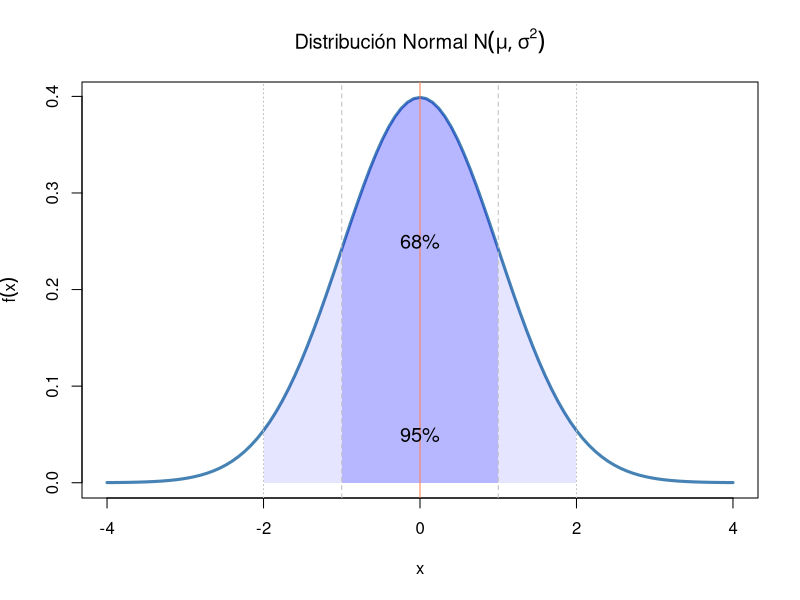
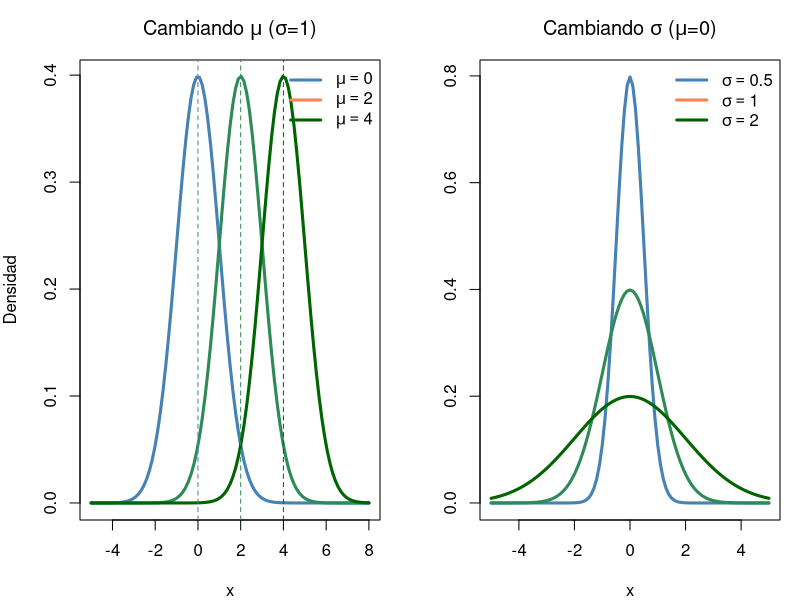
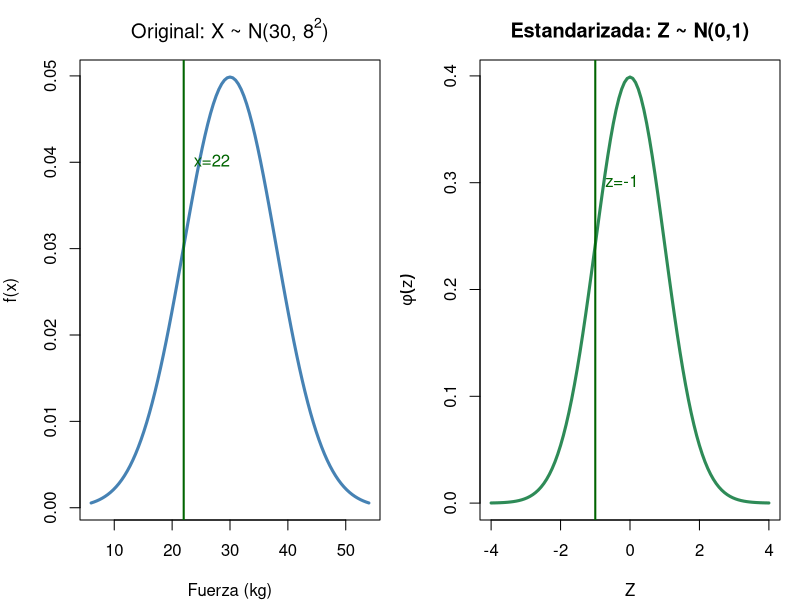
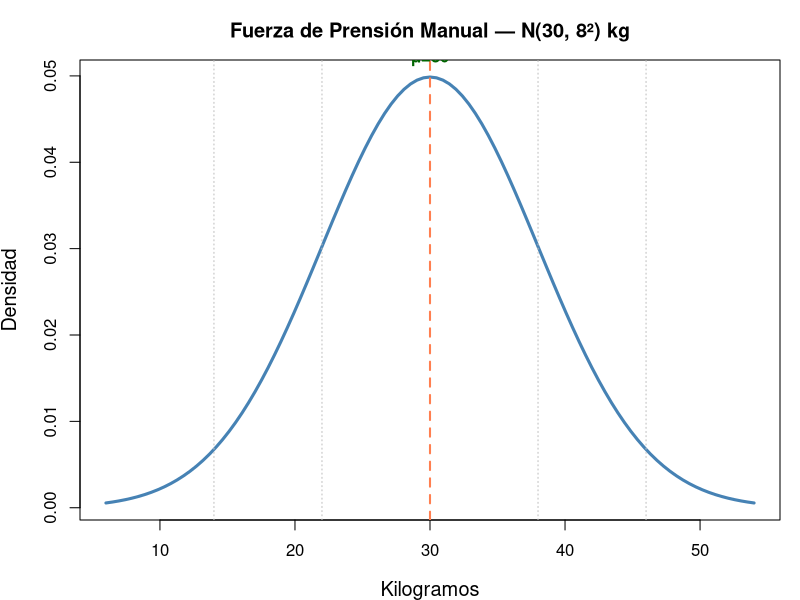
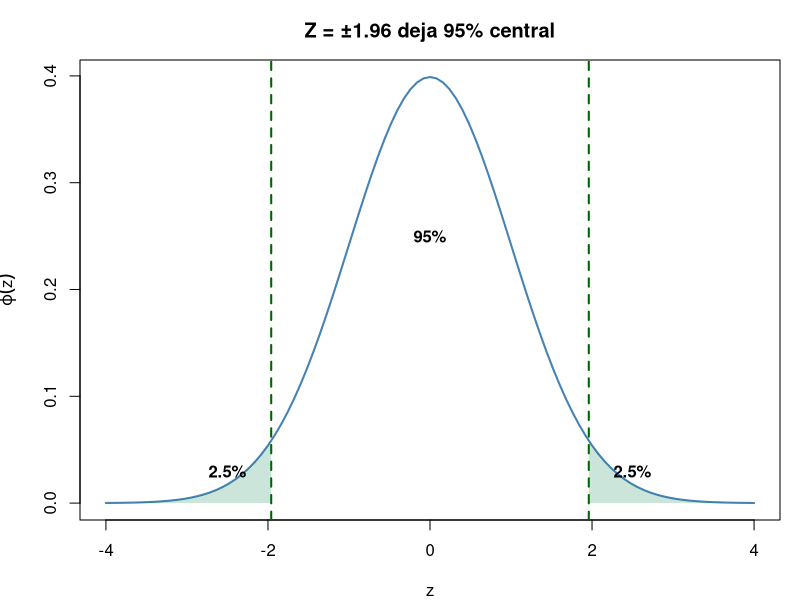
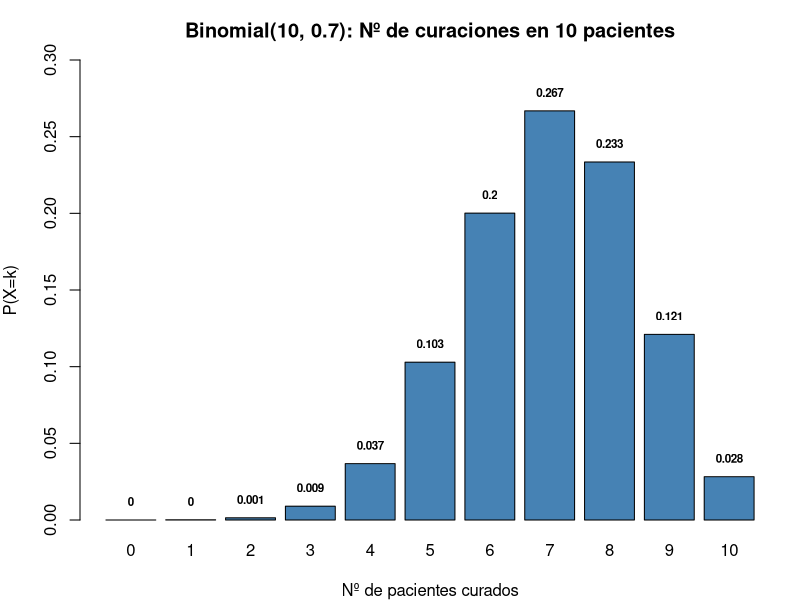
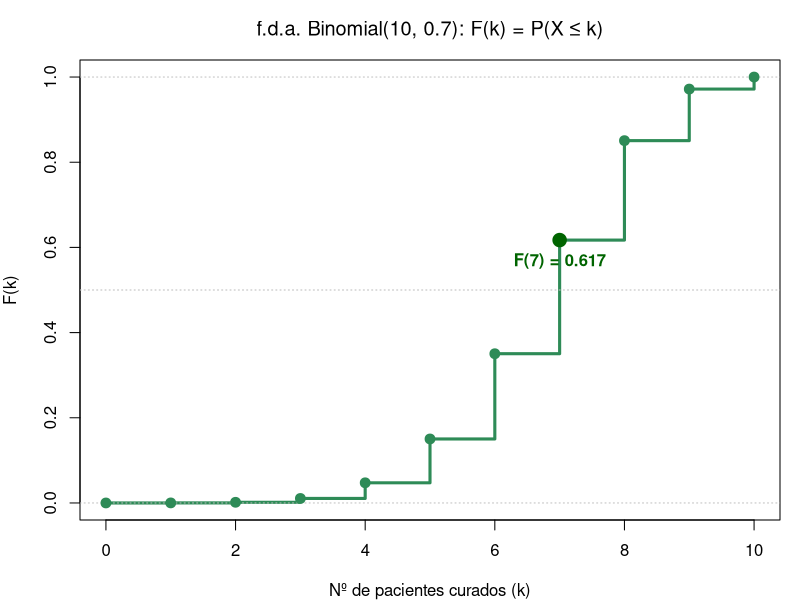
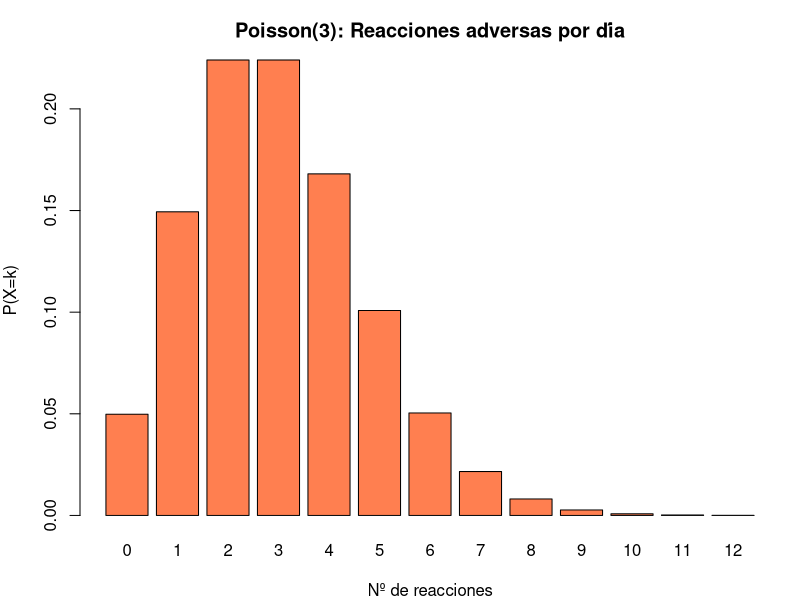

Here is the R script that generated these plots, in order:
## ---- chunk 1
n<-10; p<-0.5; k<-3
# Estas dos expresiones son EXACTAMENTE IGUALES:
pbinom(k, n, p, lower.tail=FALSE)  # P(X > 3)
1 - pbinom(k, n, p)                # 1 - P(X ≤ 3)
## ---- chunk 2
# P(X > 1.96) es IDÉNTICO a:
pnorm(1.96, lower.tail=FALSE)
1 - pnorm(1.96)
## ---- chunk 3
# ¡CUIDADO! P(X > 3) ≠ P(X ≥ 3)
pbinom(3, 10, 0.5, lower.tail=FALSE)  # P(X > 3) = P(X ≥ 4)
1 - pbinom(4-1, 10, 0.5)              # P(X ≥ 4) = 1 - P(X ≤ 3)
## ---- chunk 4
#| fig-height: 5
curve(dnorm(x, 0, 1), -4, 4, lwd=3, col="steelblue",
      main=expression(paste("Distribución Normal ", N(mu, sigma^2))),
      xlab="x", ylab=expression(f(x)))
# μ ± σ (68%)
x1<-seq(-1,1,0.01); polygon(c(x1,rev(x1)),c(dnorm(x1),rep(0,length(x1))),col=rgb(0,0,1,0.2),border=NA)
# μ ± 2σ (95%)
x2<-seq(-2,2,0.01); polygon(c(x2,rev(x2)),c(dnorm(x2),rep(0,length(x2))),col=rgb(0,0,1,0.1),border=NA)
abline(v=c(-2,-1,0,1,2), lty=c(3,2,1,2,3), col=c("grey","grey","coral","grey","grey"))
text(0, 0.25, "68%", cex=1.2); text(0, 0.05, "95%", cex=1.2)
## ---- chunk 5
#| fig-height: 5
par(mfrow=c(1,2), mar=c(4,4,3,1))
# Cambiar μ
curve(dnorm(x, 0, 1), -5, 8, lwd=3, col="steelblue", ylab="Densidad",
      main=expression(paste("Cambiando ", mu, " (", sigma, "=1)")), xlab="x")
curve(dnorm(x, 2, 1), -5, 8, lwd=3, col="seagreen", add=TRUE)
curve(dnorm(x, 4, 1), -5, 8, lwd=3, col="darkgreen", add=TRUE)
abline(v=c(0,2,4), lty=2, col=c("steelblue","seagreen","darkgreen"))
legend("topright", c(expression(mu==0),expression(mu==2),expression(mu==4)),
       col=c("steelblue","coral","darkgreen"), lwd=3, bty="n")
# Cambiar σ
curve(dnorm(x, 0, 0.5), -5, 5, lwd=3, col="steelblue", ylab="",
      main=expression(paste("Cambiando ", sigma, " (", mu, "=0)")), xlab="x")
curve(dnorm(x, 0, 1), -5, 5, lwd=3, col="seagreen", add=TRUE)
curve(dnorm(x, 0, 2), -5, 5, lwd=3, col="darkgreen", add=TRUE)
legend("topright", c(expression(sigma==0.5),expression(sigma==1),expression(sigma==2)),
       col=c("steelblue","coral","darkgreen"), lwd=3, bty="n")
par(mfrow=c(1,1))
## ---- chunk 6
cat("Paciente D: z =", round((150-120)/15,1),
    "→ P(Z > 2) =", round(pnorm(2, lower.tail=FALSE),4),
    "\nPaciente E: z =", round((90-120)/15,1),
    "→ P(Z < -2) =", round(pnorm(-2),4))
## ---- chunk 7
glucemias <- c(90, 100, 120, 140)
z_gluc <- (glucemias - 100) / 10
cat("Z-scores glucemia:", round(z_gluc, 2),
    "\nP(Z > 4) =", round(pnorm(4, lower.tail=FALSE), 6))
## ---- chunk 8
#| fig-height: 5
mu <- 30; sigma <- 8; x_obs <- 22
z_obs <- (x_obs - mu) / sigma

par(mfrow=c(1,2), mar=c(4,4,3,1))
# Escala original X ~ N(30, 8²)
curve(dnorm(x, mu, sigma), mu-24, mu+24, lwd=3, col="steelblue",
      main=expression(paste("Original: X ~ N(30, ", 8^2, ")")),
      xlab="Fuerza (kg)", ylab="f(x)")
abline(v=x_obs, col="darkgreen", lwd=2); text(x_obs, 0.04, "x=22", col="darkgreen", pos=4)

# Escala estandarizada Z ~ N(0,1)
curve(dnorm(x), -4, 4, lwd=3, col="seagreen",
      main="Estandarizada: Z ~ N(0,1)",
      xlab="Z", ylab=expression(phi(z)))
abline(v=z_obs, col="darkgreen", lwd=2); text(z_obs, 0.3, paste0("z=",z_obs), col="darkgreen", pos=4)
par(mfrow=c(1,1))

cat("X =", x_obs, "kg → Z =", round(z_obs,2),
    " P(X <", x_obs,") = P(Z <", round(z_obs,2),") =",
    round(pnorm(x_obs, mu, sigma), 4))
## ---- chunk 9
#| fig-height: 5
mu <- 30; sigma <- 8
curve(dnorm(x, mu, sigma), mu-24, mu+24, col="steelblue", lwd=3,
      main="Fuerza de Prensión Manual — N(30, 8²) kg",
      xlab="Kilogramos", ylab="Densidad", cex.lab=1.2)
abline(v=c(mu-2*sigma, mu-sigma, mu, mu+sigma, mu+2*sigma),
       lty=c(3,3,2,3,3), lwd=c(1,1,2,1,1), col=c("grey","grey","coral","grey","grey"))
text(mu, 0.052, "μ=30", col="darkgreen", font=2)
## ---- chunk 10
cat("P(X<22) =", round(pnorm(22, mu, sigma),3),
    "\nP(22<X<38) =", round(pnorm(38,mu,sigma)-pnorm(22,mu,sigma),3))
## ---- chunk 11
#| fig-height: 5
curve(dnorm(x), -4, 4, col="steelblue", lwd=2,
      main="Z = ±1.96 deja 95% central",
      xlab="z", ylab=expression(varphi(z)))
abline(v=c(-1.96, 1.96), col="darkgreen", lty=2, lwd=2)
xr <- seq(1.96, 4, 0.01); yr <- dnorm(xr)
polygon(c(xr, rev(xr)), c(yr, rep(0,length(yr))), col=rgb(0,0.5,0.3,0.2), border=NA)
xl <- seq(-4, -1.96, 0.01); yl <- dnorm(xl)
polygon(c(xl, rev(xl)), c(yl, rep(0,length(yl))), col=rgb(0,0.5,0.3,0.2), border=NA)
text(c(-2.5, 0, 2.5), c(0.03, 0.25, 0.03), c("2.5%","95%","2.5%"), font=2)
## ---- chunk 12
cat("Z para IC 95%:", round(qnorm(0.975), 3),
    "\nZ para IC 99%:", round(qnorm(0.995), 3))
## ---- chunk 13
#| fig-height: 5
n <- 10; p <- 0.7; k <- 0:n
bp <- barplot(dbinom(k, n, p), names.arg=k, col="steelblue",
        main="Binomial(10, 0.7): Nº de curaciones en 10 pacientes",
        xlab="Nº de pacientes curados", ylab="P(X=k)", ylim=c(0,0.3))
text(bp, dbinom(k,n,p)+0.012, round(dbinom(k,n,p),3), cex=0.7, font=2)
## ---- chunk 14
cat("Manual:", round(120*0.7^7*0.3^3,3),
    "\ndbinom:", round(dbinom(7,10,0.7),3))
## ---- chunk 15
#| fig-height: 5
n <- 10; p <- 0.7; k <- 0:n
Fx <- pbinom(k, n, p)
plot(k, Fx, type="s", lwd=3, col="seagreen",
     main=expression(paste("f.d.a. Binomial(10, 0.7): F(k) = P(X ≤ k)")),
     xlab="Nº de pacientes curados (k)", ylab="F(k)", ylim=c(0,1))
abline(h=c(0,0.5,1), lty=3, col="grey"); points(k, Fx, pch=19, col="seagreen", cex=1.3)
# Marcar F(7)
points(7, Fx[8], pch=19, col="darkgreen", cex=1.8)
text(7, Fx[8]-0.05, paste0("F(7) = ", round(Fx[8],3)), col="darkgreen", font=2)
## ---- chunk 16
n <- 10; p <- 0.7
cat("P(X ≤ 7) =", round(pbinom(7,n,p), 4),
    "\nP(X < 7)  = P(X ≤ 6) =", round(pbinom(6,n,p), 4), "  ← ¡diferente!",
    "\nP(X ≥ 7)  =", round(1-pbinom(6,n,p), 4),
    "\nP(X > 7)  =", round(1-pbinom(7,n,p), 4))
## ---- chunk 17
#| fig-height: 5
lambda <- 3; k <- 0:12
bp <- barplot(dpois(k, lambda), names.arg=k, col="coral",
        main="Poisson(3): Reacciones adversas por día",
        xlab="Nº de reacciones", ylab="P(X=k)")
## ---- chunk 18
cat("Manual:", round(3^5*exp(-3)/factorial(5),3),
    "\ndpois:", round(dpois(5, lambda),3),
    "\nP(X≤2) =", round(ppois(2, lambda),3))
## ---- chunk 19
#| fig-height: 5
lambda <- 3; k <- 0:12
Fx <- ppois(k, lambda)
plot(k, Fx, type="s", lwd=3, col="seagreen",
     main=expression(paste("f.d.a. Poisson(λ=3): F(k) = P(X ≤ k)")),
     xlab="Nº de reacciones adversas (k)", ylab="F(k)", ylim=c(0,1))
abline(h=c(0,0.5,1), lty=3, col="grey"); points(k, Fx, pch=19, col="seagreen", cex=1.3)
# Marcar F(2) y F(5)
points(c(2,5), Fx[c(3,6)], pch=19, col=c("darkred","steelblue"), cex=1.8)
text(3, Fx[3]+0.05, paste0("F(2) = ", round(Fx[3],3)), col="darkgreen", font=2)
text(6, Fx[6]+0.05, paste0("F(5) = ", round(Fx[6],3)), col="steelblue", font=2)
## ---- chunk 20
cat("F(2) =", round(ppois(2,3),3), "| F(5) =", round(ppois(5,3),3),
    "| P(2<X≤5) =", round(ppois(5,3)-ppois(2,3),3))
## ---- chunk 21
#| fig-height: 5
curve(dnorm(x), -4, 4, lwd=3, col="steelblue", ylab="Densidad",
      main="Normal vs t-Student (simétrica, colas pesadas)")
curve(dt(x, 3), -4, 4, lwd=3, col="seagreen", add=TRUE)
curve(dt(x, 10), -4, 4, lwd=3, col="darkgreen", add=TRUE)
legend("topright", c("N(0,1)","t(3)","t(10)"), col=c("steelblue","coral","darkgreen"), lwd=3, bty="n")
## ---- chunk 22
#| fig-height: 5
curve(dchisq(x, 1), 0, 15, lwd=3, col="seagreen", ylab="Densidad",
      main=expression(paste(chi^2, " — Asimétrica, solo valores ≥ 0")))
curve(dchisq(x, 3), 0, 15, lwd=3, col="darkgreen", add=TRUE)
curve(dchisq(x, 6), 0, 15, lwd=3, col="steelblue", add=TRUE)
legend("topright", c(expression(chi[1]^2),expression(chi[3]^2),expression(chi[6]^2)),
       col=c("seagreen","darkgreen","steelblue"), lwd=3, bty="n")
## ---- chunk 23
#| fig-height: 5
curve(df(x, 5, 5), 0, 5, lwd=3, col="steelblue", ylab="Densidad",
      main="Distribución F — Asimétrica, dos parámetros")
curve(df(x, 10, 5), 0, 5, lwd=3, col="seagreen", add=TRUE)
curve(df(x, 5, 20), 0, 5, lwd=3, col="darkgreen", add=TRUE)
legend("topright", c("F(5,5)","F(10,5)","F(5,20)"), col=c("steelblue","coral","darkgreen"), lwd=3, bty="n")
## ---- chunk 24
# P-valor para χ² (siempre cola derecha)
chi_obs <- 13.87; gl <- 6
p_chi <- pchisq(chi_obs, gl, lower.tail=FALSE)
cat("χ² =", chi_obs, "gl =", gl, "→ P =", round(p_chi, 4))

# P-valor para F (cola derecha si F > 1)
F_obs <- 3.5; gl1 <- 5; gl2 <- 20
p_F <- pf(F_obs, gl1, gl2, lower.tail=FALSE)
cat("\nF =", F_obs, "gl =", gl1, ",", gl2, "→ P =", round(p_F, 4))
## ---- chunk 25
#| fig-height: 5
par(mfrow=c(1,3), mar=c(4,4,3,1))
curve(dnorm(x), -4,4, col="steelblue", lwd=2, main="N(0,1)", xlab="x")
barplot(dbinom(0:10,10,0.5), names=0:10, col="seagreen",
        main="Bin(10,0.5)", xlab="x", ylab="P(X=x)")
barplot(dpois(0:10,3), names=0:10, col="seagreen",
        main="Pois(λ=3)", xlab="x", ylab="P(X=x)")
par(mfrow=c(1,1))
## ---- chunk 26
#| fig-height: 5.5
par(mfrow=c(2,2), mar=c(4,4,3,1))

# Caso 1: NO se cumple (n=10, p=0.1 → np=1 < 5)
n<-10; p<-0.1; x<-0:n
barplot(dbinom(x,n,p), names=x, col="seagreen", main=paste0("NO aprox: n=",n,", p=",p," (np=",n*p,"<5)"))

# Caso 2: NO se cumple (n=10, p=0.9 → n(1-p)=1 < 5)
p<-0.9
barplot(dbinom(x,n,p), names=x, col="seagreen", main=paste0("NO aprox: n=",n,", p=",p," (n(1-p)=",n*(1-p),"<5)"))

# Caso 3: SÍ se cumple (n=50, p=0.3 → np=15, n(1-p)=35≥5)
n<-50; p<-0.3; x<-0:n
bp <- barplot(dbinom(x,n,p), names=ifelse(x%%5==0,x,""), col="steelblue",
        main=paste0("SÍ aprox: n=",n,", p=",p," (np=",n*p,"≥5, n(1-p)=",n*(1-p),"≥5)"))
curve(dnorm(x,n*p,sqrt(n*p*(1-p)))*1, add=T, col="darkgreen", lwd=2, n=200)

# Caso 4: SÍ se cumple (n=100, p=0.5 → ambos ≥5)
n<-100; p<-0.5; x<-0:n
bp <- barplot(dbinom(x,n,p), names=ifelse(x%%25==0,x,""), col="steelblue",
        main=paste0("SÍ aprox: n=",n,", p=",p," → forma campana perfecta"))
curve(dnorm(x,n*p,sqrt(n*p*(1-p)))*1, add=T, col="darkgreen", lwd=2, n=200)

par(mfrow=c(1,1))
## ---- chunk 27
n<-20; p<-0.4; k<-10
exacto <- pbinom(k, n, p)
sin_corr <- pnorm(k, n*p, sqrt(n*p*(1-p)))
con_corr <- pnorm(k+0.5, n*p, sqrt(n*p*(1-p)))
cat("Exacto (Binomial):     ", round(exacto, 4),
    "\nNormal sin corrección: ", round(sin_corr, 4),
    "\nNormal con corrección:  ", round(con_corr, 4))
## ---- chunk 28
#| fig-height: 5
par(mfrow=c(2,2), mar=c(4,4,3,1))

# Caso 1: λ=2 → NO se cumple (muy asimétrica)
lambda<-2; x<-0:(lambda*3)
barplot(dpois(x,lambda), names=x, col="seagreen",
        main=paste0("NO aprox: λ=",lambda," < 10 (asimétrica)"))

# Caso 2: λ=5 → NO se cumple (todavía asimétrica)
lambda<-5; x<-0:(lambda*3)
barplot(dpois(x,lambda), names=x, col="seagreen",
        main=paste0("NO aprox: λ=",lambda," < 10"))

# Caso 3: λ=10 → SÍ se cumple (empieza a ser simétrica)
lambda<-10; x<-0:(lambda*2)
bp <- barplot(dpois(x,lambda), names=ifelse(x%%5==0,x,""), col="steelblue",
        main=paste0("SÍ aprox: λ=",lambda," ≥ 10"))
curve(dnorm(x,lambda,sqrt(lambda))*1, add=T, col="darkgreen", lwd=2, n=200)

# Caso 4: λ=25 → SÍ se cumple (claramente acampanada)
lambda<-25; x<-0:(lambda*2)
bp <- barplot(dpois(x,lambda), names=ifelse(x%%10==0,x,""), col="steelblue",
        main=paste0("SÍ aprox: λ=",lambda," → forma campana clara"))
curve(dnorm(x,lambda,sqrt(lambda))*1, add=T, col="darkgreen", lwd=2, n=200)

par(mfrow=c(1,1))
## ---- chunk 29
lambda<-10; k<-7
exacto <- ppois(k, lambda)
con_corr <- pnorm(k+0.5, lambda, sqrt(lambda))
cat("Exacto (Poisson):       ", round(exacto, 4),
    "\nNormal con corrección:  ", round(con_corr, 4))
## ---- chunk 30
#| fig-height: 5
mu <- 30; sigma <- 8
par(mfrow=c(1,2), mar=c(4,4,3,1))
# Panel 1: Distribución normal
curve(dnorm(x, mu, sigma), mu-24, mu+24, lwd=3, col="steelblue",
      main=paste0("P(X≤22) = ", round(pnorm(22,mu,sigma)*100,1),"%"),
      xlab="Fuerza (kg)", ylab="Densidad")
abline(v=22, col="darkgreen", lwd=2)
xr <- seq(mu-24, 22, 0.1)
polygon(c(xr, rev(xr)), c(dnorm(xr,mu,sigma), rep(0,length(xr))), 
        col=rgb(0,0.5,0.3,0.3), border=NA)
# Panel 2: Binomial
p_binom <- dbinom(8, 10, 0.7)
probs <- dbinom(0:10, 10, 0.7)
highlight <- ifelse(0:10==8, "coral", "steelblue")
barplot(probs, names=0:10, col=highlight, border="white",
        main=paste0("Bin(10,0.7): P(X=8)=", round(p_binom*100,1),"%"),
        xlab="Nº mejorías", ylab="Probabilidad")
abline(h=p_binom, col="darkgreen", lty=2, lwd=2)
par(mfrow=c(1,1))

cat("Z =", round((22-30)/8,1), "\nP(X≤22) =", round(pnorm(22,30,8)*100,1), "%",
    "\nP(X=8) =", round(dbinom(8,10,0.7)*100,1), "%")
